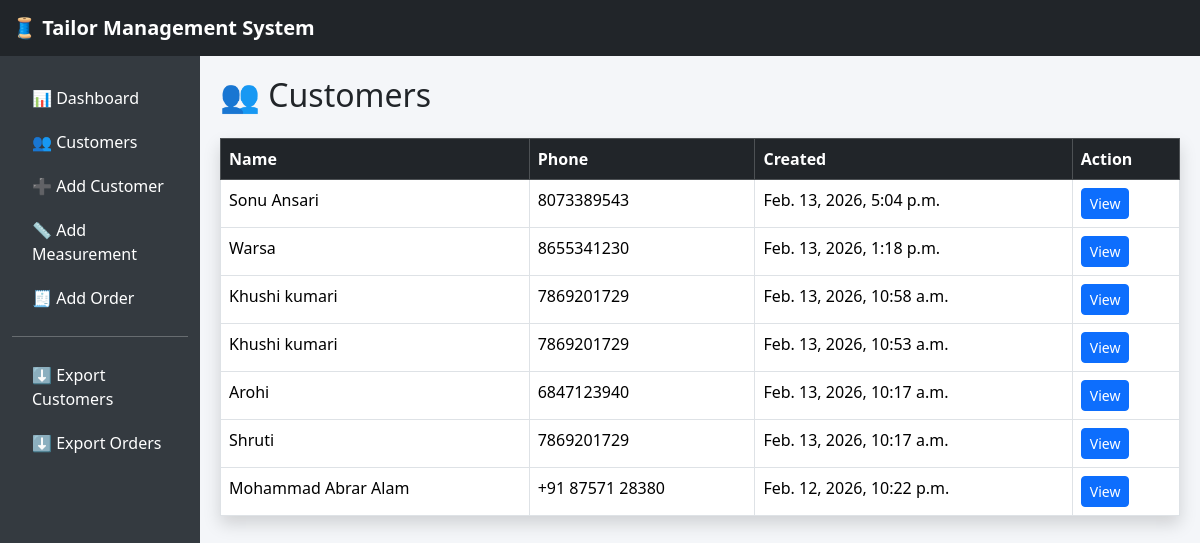
The app's page /customers/ with its own data.
### Tailor/models.py (models this page shows, shortened)
class Customer(models.Model):
    customer_id = models.UUIDField(default=uuid.uuid4, editable=False, unique=True)
    name = models.CharField(max_length=100)
    phone = models.CharField(max_length=15)
    created_at = models.DateTimeField(auto_now_add=True)

### Tailor/views.py (the view)
# urls.py: path('customers/', views.customer_list, name='customer_list'),
def customer_list(request):
    customers = Customer.objects.all().order_by("-created_at")
    return render(request, "Tailor/customer_list.html", {"customers": customers})

### Tailor/templates/Tailor/customer_list.html
{% extends "tailor/base.html" %}
{% block content %}
<h2 class="mb-4">👥 Customers</h2>
<table class="table table-bordered table-hover shadow">
    <thead class="table-dark">
        <tr>
            <th>Name</th>
            <th>Phone</th>
            <th>Created</th>
            <th>Action</th>
        </tr>
    </thead>
    <tbody>
        {% for customer in customers %}
        <tr>
            <td>{{ customer.name }}</td>
            <td>{{ customer.phone }}</td>
            <td>{{ customer.created_at }}</td>
            <td>
                <a href="{% url 'customer_detail' customer.id %}"
                   class="btn btn-sm btn-primary">
                   View
                </a>
            </td>
        </tr>
        {% empty %}
        <tr>
            <td colspan="4" class="text-center text-muted">
                No customers found.
            </td>
        </tr>
        {% endfor %}
    </tbody>
</table>
{% endblock %}

### Tailor/templates/Tailor/base.html (shortened to what this page needs)
<!DOCTYPE html>
<html lang="en">
<head>
    <link href="https://cdn.jsdelivr.net/npm/bootstrap@5.3.2/dist/css/bootstrap.min.css" rel="stylesheet">
</head>
<body>
<nav class="navbar navbar-dark bg-dark">
    <div class="container-fluid">
        <span class="navbar-brand">🧵 Tailor Management System</span>
    </div>
</nav>
<div class="container-fluid">
    <div class="row">
        <div class="col-md-2 sidebar">
            <a href="{% url 'dashboard' %}">📊 Dashboard</a>
            <a href="{% url 'customer_list' %}">👥 Customers</a>
            <a href="{% url 'add_customer' %}">➕ Add Customer</a>
            <a href="{% url 'add_measurement' %}">📏 Add Measurement</a>
            <a href="{% url 'add_order' %}">🧾 Add Order</a>
            <hr class="text-white">
            <a href="{% url 'export_customers_excel' %}">⬇ Export Customers</a>
            <a href="{% url 'export_orders_excel' %}">⬇ Export Orders</a>
        </div>
        <div class="col-md-10 content-area">
            {% block content %}
            {% endblock %}
        </div>
    </div>
</div>
</body>
</html>

### Tailor/templates/Tailor/base.html (style rules this page uses)
body { background-color: #f4f6f9; }
.sidebar { height: 100vh; background-color: #343a40; padding-top: 20px; }
.sidebar a { color: white; display: block; padding: 10px 20px; text-decoration: none; }
.content-area { padding: 20px; }
.navbar-brand { font-weight: bold; }

### records on screen
Customer: name "Sonu Ansari", phone "8073389543", created_at "Feb. 13, 2026, 5:04 p.m."
Customer: name "Warsa", phone "8655341230", created_at "Feb. 13, 2026, 1:18 p.m."
Customer: name "Khushi kumari", phone "7869201729", created_at "Feb. 13, 2026, 10:58 a.m."
Customer: name "Khushi kumari", phone "7869201729", created_at "Feb. 13, 2026, 10:53 a.m."
Customer: name "Arohi", phone "6847123940", created_at "Feb. 13, 2026, 10:17 a.m."
Customer: name "Shruti", phone "7869201729", created_at "Feb. 13, 2026, 10:17 a.m."
Customer: name "Mohammad Abrar Alam", phone "+91 87571 28380", created_at "Feb. 12, 2026, 10:22 p.m."
